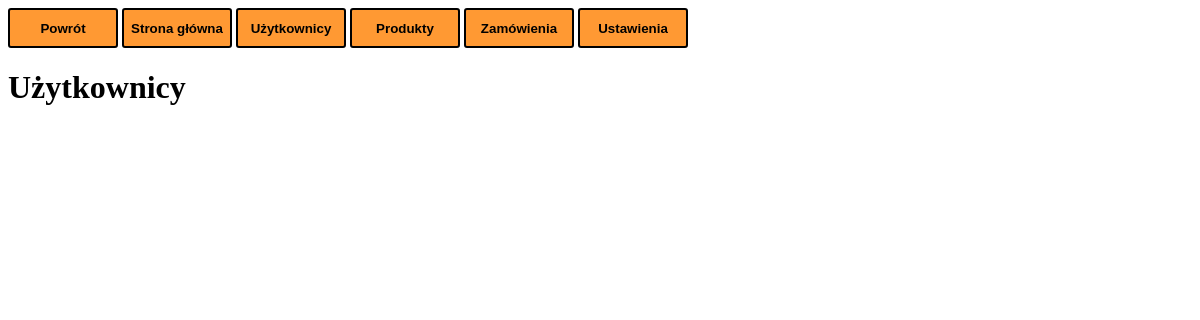
Page /admin/users.php on the earlier database version.
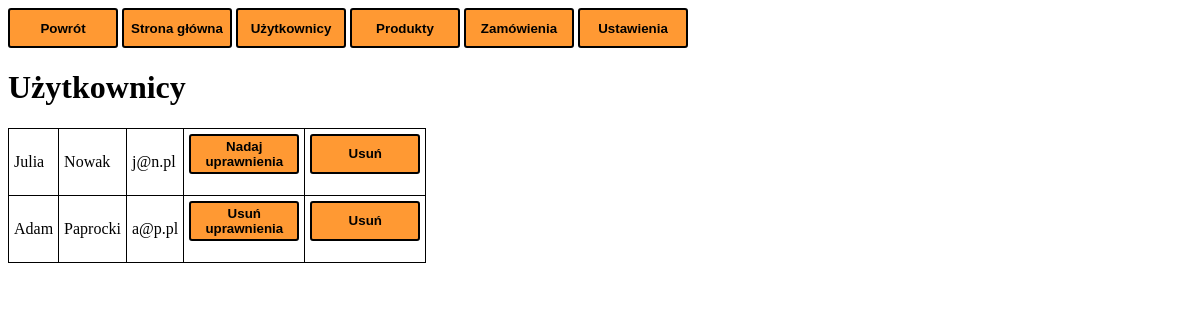
Same page on the later database version.
### tables this page shows
create table klienci (
	ID_klienta int not null auto_increment primary key,
	imie varchar(20) not null,
	nazwisko varchar(20) not null,
	haslo text not null,
	email varchar(40) not null,
	pracownik bit
);

### admin/users.php (the view)
<?php
include_once("admin_menu.php");
echo "<link rel=\"stylesheet\" href=\"a_style.css\">";
$sth = $db->prepare('SELECT * FROM klienci');
$sth->execute();
echo "<h1>Użytkownicy<h1>";
echo "<table>";
while($user = $sth->fetch(PDO::FETCH_ASSOC)){
  echo "<tr><td>".$user["imie"]."</td><td>".$user["nazwisko"]."</td><td>"
  .$user["email"]."</td><td>";
  if($user["pracownik"]==1){
    echo "<form action=\"adm_u.php\" method=\"post\" ><button name=\"id\" type=\"submit\"value=\""
  .$user["ID_klienta"]."\">Usuń uprawnienia</buttom></form>";
  }else{
    echo "<form action=\"adm_n.php\" method=\"post\" ><button name=\"id\" type=\"submit\"value=\""
  .$user["ID_klienta"]."\">Nadaj uprawnienia</buttom></form>";
  }
  echo "</td><td>
  <form action=\"user_usun.php\" method=\"post\"><input type=\"hidden\" name=\"id\" value=\""
.$user["ID_klienta"]."\">
  <button type=\"submit\" name=\"edytuj\">Usuń</button>
  </form></td></tr>";
}
echo "</table>";
?>

### admin/admin_menu.php (shortened to what this page needs)
<head>
<link rel="stylesheet" href="../st.css">
</head>
<div>
<a href="../index.php"><button type="button">Powrót</button></a>
<a href="admin.php"><button type="button">Strona główna</button></a>
<a href="users.php"><button type="button">Użytkownicy</button></a>
<a href="produkty.php"><button type="button">Produkty</button></a>
<a href="index.php"><button type="button">Zamówienia</button></a>
<a href="index.php"><button type="button">Ustawienia</button></a>
</div>

### st.css (style rules this page uses)
button { background-color:#ff9933; height:40px; border: 2px solid black; border-radius:3px; width:110px; font-weight: bold; cursor:pointer; }

### admin/a_style.css (style rules this page uses)
table { border: 1px solid black; border-collapse: collapse; }
table td { border: 1px solid black; padding: 5px; }

Differences in the rows shown:
added klienci: imie "Julia", nazwisko "Nowak", email "j@n.pl", $user["ID_klienta"] 1 (drawn)
added klienci: imie "Adam", nazwisko "Paprocki", email "a@p.pl", $user["ID_klienta"] 2 (drawn)
